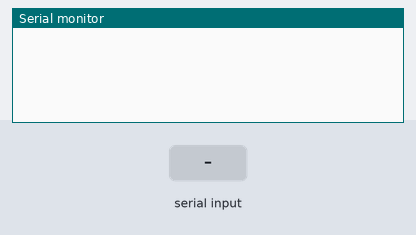
Recording of a sketch running on a simulated Arduino Uno, built with avr-gcc and run on an emulated ATmega328P. On the bench: the last lines printed to the serial monitor. Inputs (shaded band) come from the test bench.

Above: at 1.2 s.
1.3 s: "90,45\n" received over Serial
At 2.1 s:
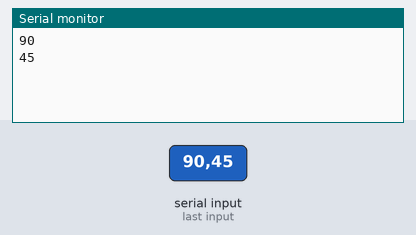
2.8 s: "30,150\n" received over Serial
At 4.2 s:
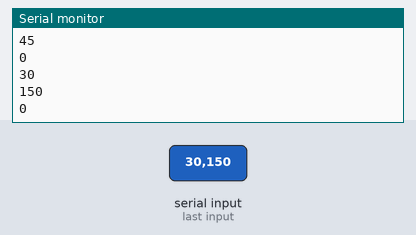
Timing chart, 0 to 5.8 s (numbered marks = the images above; inputs shaded):
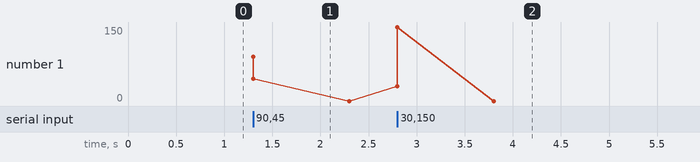

The sketch:

slave_16_12_18.ino
```cpp
int i,n;

void setup()
{
  Serial.begin(115200);
}

void loop()
{
  if(Serial.available())
  {
    i = Serial.parseInt();
      Serial.println(i);
  }
  /*else
  {
    Serial.println(100);
    delay(15);
  }*/
}
```

Measured:
- after the input at 1.3 s, the serial monitor: prints a new line at once (image 1)
- after the input at 2.8 s, the serial monitor: prints a new line at once (image 2)
